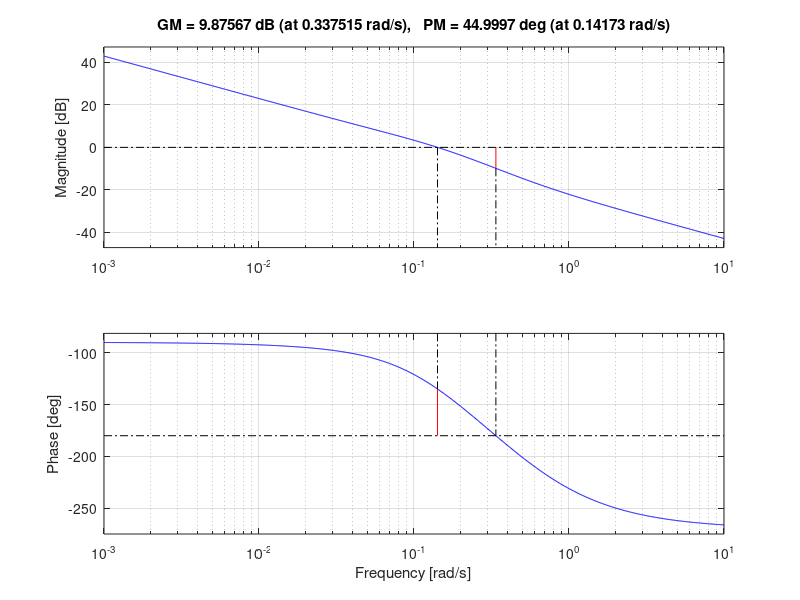

Write the MATLAB code that produced this figure. (Note: this script raises an error after producing the figure.)
%% Ch.5 — Example 5.13 in code
% Process Dynamics and Control, SeoulTech — slide 33
% https://seoultechpse.github.io/ProCon/ch5/ch5_frequency.html#/5/3
% Requires: Control System Toolbox

clear; close all; clc

% --- setup from the slide 'Margins in code' ---
G = tf([-6 3], conv([10 1],[5 1]));
[Ku,~,wc] = margin(G);   Pu = 2*pi/wc;
% ---

tI = Pu/1.2;
Gs = tf([tI 1],[tI 0])*G;                       % G* = everything except Kc

Kcu = margin(Gs);   Kc_GM = Kcu/2;              % 1.86 -> 0.93

w = logspace(-3, 1, 1e5);
[m, p] = bode(Gs, w);   m = squeeze(m);   p = squeeze(p);
[~, i] = min(abs(p + 135));                     % phase = -135 deg
Kc_PM = 1/m(i)                                  % 0.60

Kc = min(Kc_GM, Kc_PM);
margin(Kc*Gs), stepinfo(feedback(Kc*Gs, 1))
